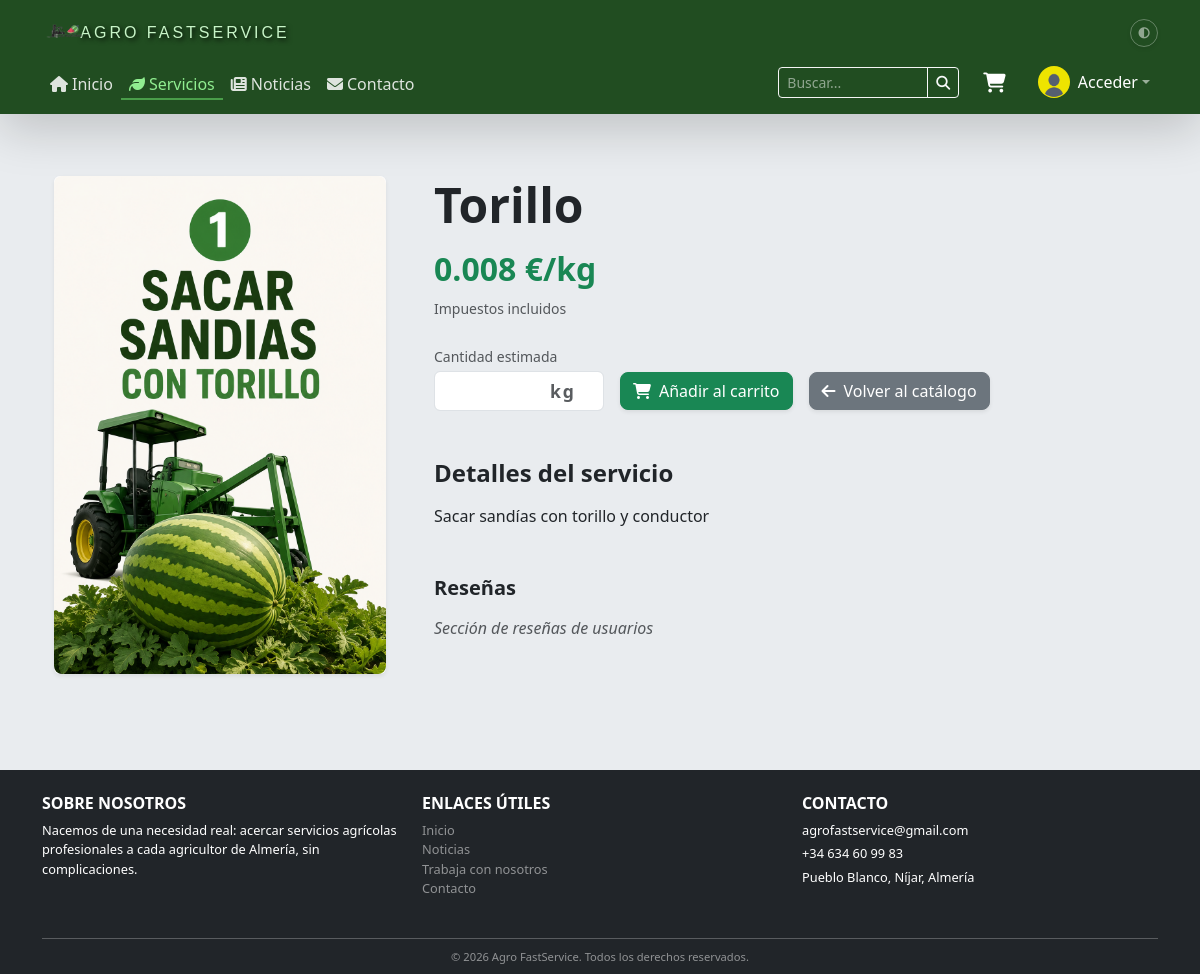
The app's page /servicios/1/ with its own data.
### servicios/models.py (models this page shows, shortened)
class Servicio(models.Model):
    nombre = models.CharField(max_length=100)
    precio = models.DecimalField(max_digits=6, decimal_places=3)
    categoria = models.CharField(max_length=200)
    imagen = models.CharField(max_length=200, default="default.png")

### servicios/views.py (the view)
# urls.py: path('<int:pk>/', views.detalle_servicio, name='detalle_servicio'),
def detalle_servicio(request, pk):
    servicio = get_object_or_404(Servicio, pk=pk)
    '''
    Una variable servicio que obtiene el objeto de un servicio concreto
    pasandole el modelo Servicio y una primary key (pk).
    '''
    contexto = {'servicio': servicio}
    return render(request, 'servicios/detalle_servicio.html', contexto)

### carrito/context_processors.py (called while the page is built)
def carrito_total(request):
    total_items = 0
    if request.user.is_authenticated:
        carrito = Carrito.objects.filter(usuario=request.user).first()
        if carrito:
            total_items = carrito.total_items()
    return {'carrito_total_items': total_items}

### servicios/templates/servicios/detalle_servicio.html (shortened to what this page needs)
{% extends 'base.html' %}
{% load static %}
{% block content %}
    <div class="container py-5">
        <div class="row g-5 align-items-start">
            <div class="col-12 col-md-4">
                <div class="card shadow-sm border-0 overflow-hidden">
                    <img src="{% static 'img/portadas/' %}{{ servicio.imagen }}" class="detalle-img rounded-3 img-fluid"
                         alt="Imagen del servicio {{ servicio.nombre }}">
                </div>
            </div>
            <div class="col-12 col-md-8 text-start">
                <h1 class="display-5 fw-bold mb-3 text-body">{{ servicio.nombre }}</h1>
                <div class="mb-4">
                    <h2 class="text-success fw-bold">{{ servicio.precio }} €/kg</h2>
                    <small class="text-body-secondary">Impuestos incluidos</small>
                </div>
                <form method="post" action="{% url 'carrito:agregar' servicio.id %}">
                    <label class="form-label text-body-secondary small mb-1">Cantidad estimada</label>
                    <div class="d-flex flex-column flex-sm-row gap-3 mb-5 align-items-center">
                        <input type="number" id="input-cantidad" name="cantidad" min="10000"
                               class="form-control w-auto text-end" placeholder="kg">
                        <button type="submit"
                                class="btn btn-success btn-md rounded-3 shadow-sm d-flex align-items-center justify-content-center">
                            <i class="fas fa-shopping-cart me-2"></i>Añadir al carrito
                        </button>
                        <a href="{% url 'servicios:lista_servicios' %}"
                           class="btn btn-secondary btn-md rounded-3 shadow-sm d-flex align-items-center justify-content-center mt-3 mt-sm-0">
                            <i class="fas fa-arrow-left me-2"></i>Volver al catálogo
                        </a>
                    </div>
                </form>
                <div class="mb-5">
                    <h4 class="fw-semibold mb-3 text-body">Detalles del servicio</h4>
                    <p class="mb-1 text-body">{{ servicio.categoria }}</p>
                </div>
                <div>
                    <h5 class="fw-semibold mb-3 text-body">Reseñas</h5>
                    <p class="text-body text-body-secondary fst-italic">Sección de reseñas de usuarios</p>
                </div>
            </div>
        </div>
    </div>
{% endblock %}

### static/css/style.css (style rules this page uses)
html, body { height: 100%; margin: 0; }
body { display: flex; flex-direction: column; min-height: 100vh; background-color: var(--bs-body-bg, #f8f9fa); color: var(--bs-body-color, #212529); }
.detalle-img { transition: transform 0.3s ease, box-shadow 0.3s ease; }
#input-cantidad { width: 170px !important; font-size: 1.1rem; font-weight: 600; letter-spacing: 2px !important; text-align: right; }

### records on screen
Servicio: imagen (picture), nombre "Torillo", precio "0.008", categoria "Sacar sandías con torillo y conductor"
